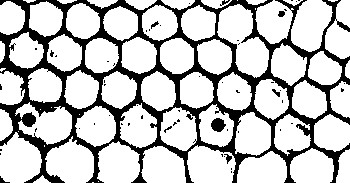
#> input picture devoir 2/TransitionalHoney-transformed.jpg, 350 x 183 px
$ jupyter execute devoir2.ipynb
#> lines starting #> are read from the running program, lines starting #| are printed output that depends on the picture; after the words box and inside, x2 and y2 are one past the last pixel; in counts of white or black regions, pixels touching at a corner belong together
# Devoir 2 - Transformation appliquée à un rayon de miel

[cell 1]
import cv2
import numpy as np
import matplotlib.pyplot as plt
plt.rcParams['image.cmap'] = 'gray' # Choix de la color map par défaut, ne pas modifier
import matplotlib
matplotlib.rcParams['figure.figsize'] = (15.0, 10.0) # Taille des figures par défaut, peut-être modifié au cas par cas.

## Description de la transformation

Par l'utilisation de filtre homomorphique, j'appliquerai une transformation à mon image afin de compter le nombre d'alvéoles.

[cell 2]
# fonctions issues du TP2

def binariser(img, seuil, invert=True):
    threshold_type = cv2.THRESH_BINARY_INV if invert else cv2.THRESH_BINARY
    _, binary_img = cv2.threshold(img,seuil,255,threshold_type)
    return binary_img.astype(np.bool_)

def nb_components(img_bin):
    num_labels, labels_im = cv2.connectedComponents(img_bin)
    return num_labels-1 # On retire le fond qui est componente connectée mais qui ne nous intéresse pas

[cell 3]
FILENAME_EXO2 = 'TransitionalHoney-transformed.jpg'
img = cv2.imread(FILENAME_EXO2, cv2.IMREAD_GRAYSCALE)
#> img is the input picture: shape (183, 350); min 0, max 255, mean 194.6
binary_img = binariser(img, 150, invert=False)
#> in binariser, `_, binary_img = cv2.threshold(img,seuil,255,threshold_type)`: binary_img: shape (183, 350); 76.4% white; 57 black regions (49 under 20 px), largest, box (x1, y1, x2, y2) and area: (0, 0, 350, 183) 14611, (211, 118, 226, 132) 150, (224, 154, 232, 164) 35

print(binary_img.shape)
#| (183, 350)
plt.imshow(binary_img, vmin=0, vmax=1)

[cell 4]
radius = 8
kernel = cv2.circle(
    np.zeros((2*radius+1, 2*radius+1)),
    (radius, radius),
    radius, 1, -1
).astype(np.uint8)
eroded_img = cv2.erode(
    binary_img.astype(np.uint8),
    kernel,
    iterations=1
)
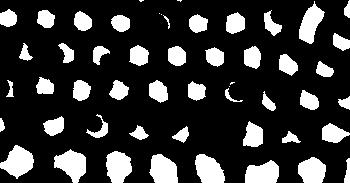
#> eroded_img: shape (183, 350); values 0 (black) and 1 (white), 20.6% white; 52 white regions (6 under 20 px), largest, box (x1, y1, x2, y2) and area: (0, 145, 34, 179) 691, (54, 149, 86, 183) 685, (149, 154, 178, 183) 651

print("Number of honeycombs: ",
      nb_components(eroded_img))
#> in nb_components, `num_labels, labels_im = cv2.connectedComponents(img_bin)`:
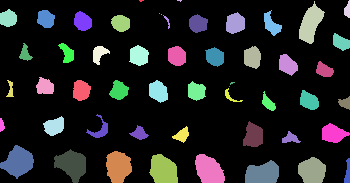
#> labels_im: shape (183, 350) int32; 53 distinct labels, from 0 to 52; one colour per label, 0 black
#> in nb_components, `num_labels, labels_im = cv2.connectedComponents(img_bin)`: num_labels = 53
#| Number of honeycombs:  52
plt.imshow(eroded_img, vmin=0, vmax=1)

[cell 5]
cv2.imwrite('TransitionalHoney-final.jpg', eroded_img*255)
#> Out = True
